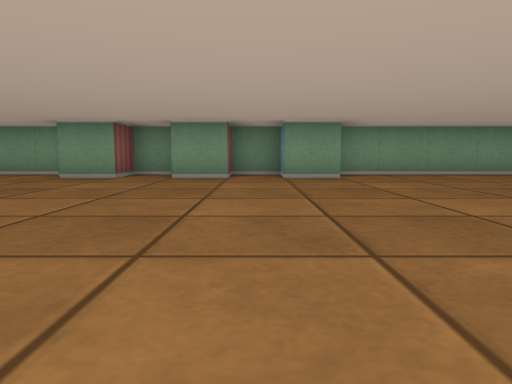
View 1 (above)

12 first-person views from a walk through a cub3D level. The camera is about half as high as the walls, tilts 6° down and sees 70° across. The floor is counted in squares. Each view is taken from the middle of a square. On the plan, view 1 faces up. The plan holds only what a view shows up to about 9 squares ahead; the rest is blank.

View 2
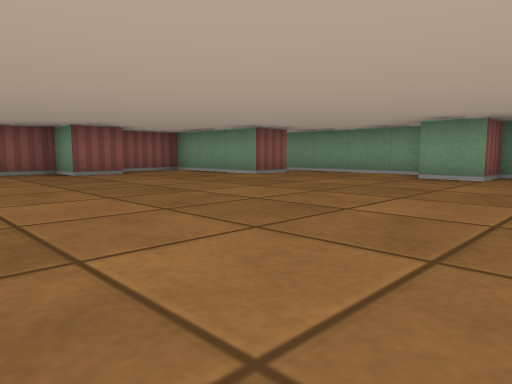

View 3
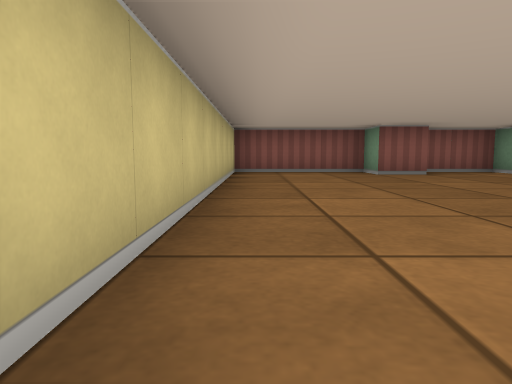

View 4
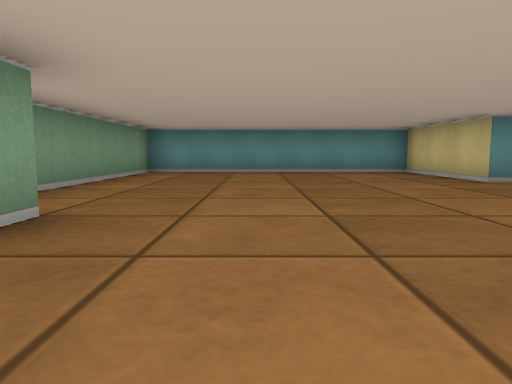

View 5
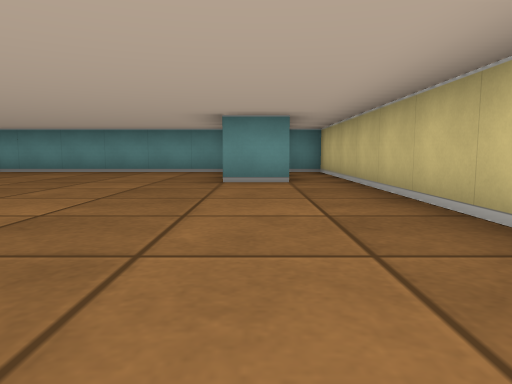

View 6
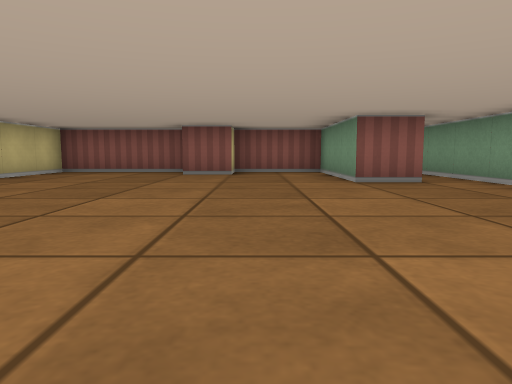

View 7
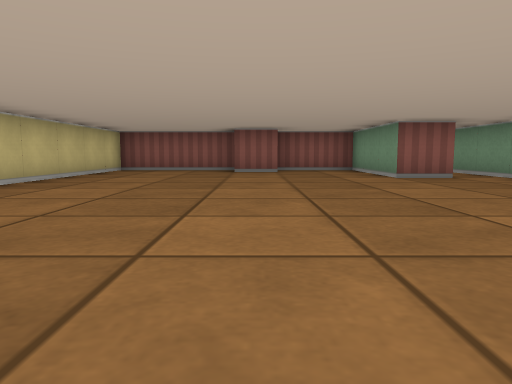

View 8
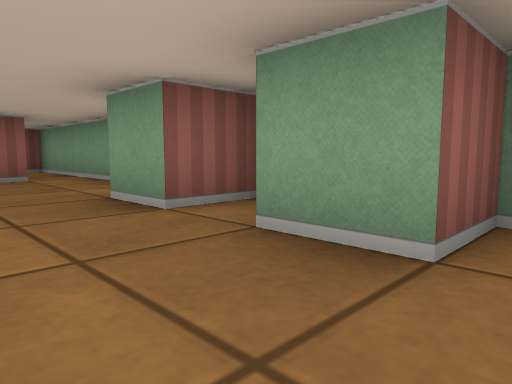

View 9
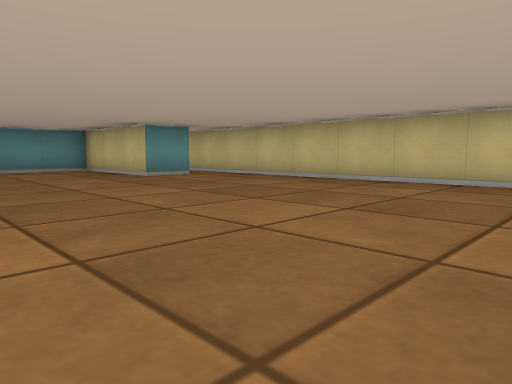

View 10
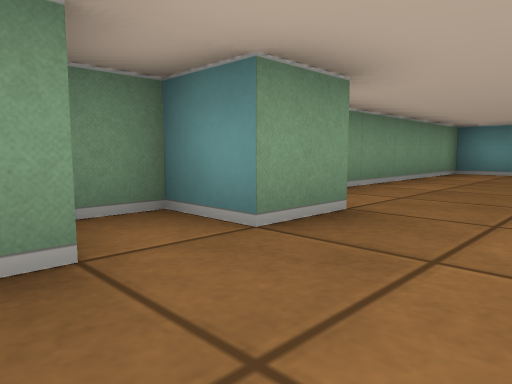

View 11
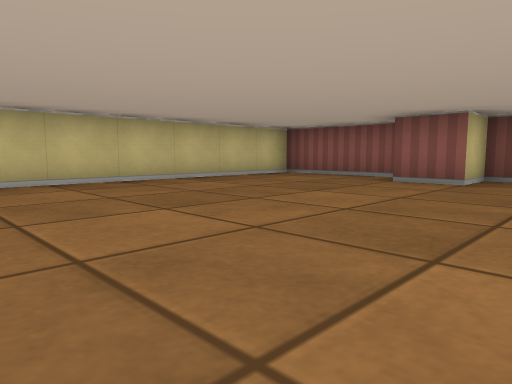

View 12
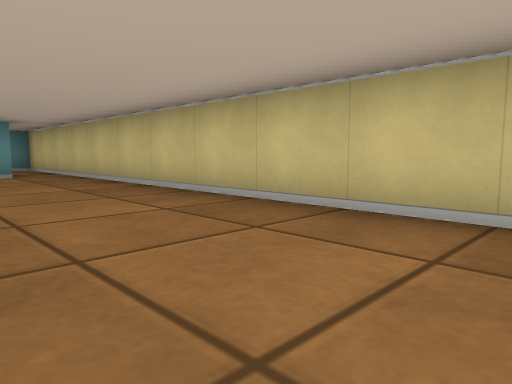

### Floor plan
Points are (right, up) in squares from view 1. A wall is a line through its corners. A room is listed if a view was taken in it or the views show most of it. See-through windows are left out.
Room 1 (views 1, 2, 3, 4, 5, 6, 7, 8, 9, 10, 11, 12)
walls: (1.6, 6.5) (0.5, 6.5) (0.5, 7.5) (-0.5, 7.5) (-0.5, 6.5) (-1.5, 6.5); (-1.6, 7.5) (-2.5, 7.5) (-2.5, 6.5) (-3.5, 6.5); (-3.9, 7.5) (-9.5, 7.5) (-9.5, 7.1); (4.5, 0.4) (4.5, 1.5) (7.5, 1.5) (7.5, 7.5) (1.6, 7.5); (-6.5, 6.6) (-6.5, 5.5) (-9.5, 5.5) (-9.5, 3.5) (-8.5, 3.5) (-8.5, 2.5) (-9.5, 2.5) (-9.5, -0.5) (7.5, -0.5) (7.5, 0.2)

Where each view was taken, in squares from view 1:
view 1: 0 up, 0 right, facing up
view 2: 0 up, 1 left, facing up-left
view 3: 0 up, 1 left, facing left
view 4: 5 up, 1 left, facing right
view 5: 1 up, 1 left, facing right
view 6: 4 up, 1 left, facing left
view 7: 3 up, 0 right, facing left
view 8: 5 up, 0 right, facing up-left
view 9: 5 up, 2 left, facing down-right
view 10: 5 up, 1 left, facing up-right
view 11: 5 up, 3 left, facing down-left
view 12: 2 up, 3 left, facing down-right
